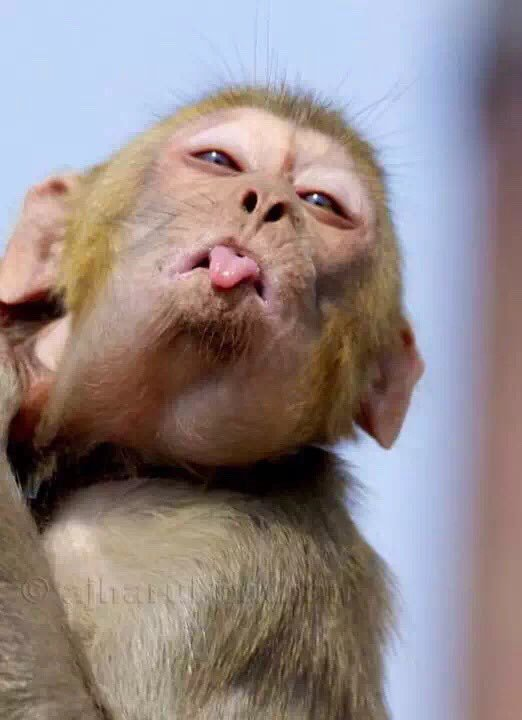
#> input picture 11. Image Registration Using OpenCV/monkey.jpg, 522 x 720 px, found by its file name
$ python image_descriptors.py
#> lines starting #> are read from the running program, lines starting #| are printed output that depends on the picture; after the words box and inside, x2 and y2 are one past the last pixel; in counts of white or black regions, pixels touching at a corner belong together
# Harris
import cv2 as cv
import numpy as np

# [11 lines of commented-out code are left out]
img = cv.imread("monkey.jpg")
#> img is the input picture: shape (720, 522, 3); mean B, G, R 134.6, 134.7, 147.4
gray = cv.cvtColor(img, cv.COLOR_BGR2GRAY)
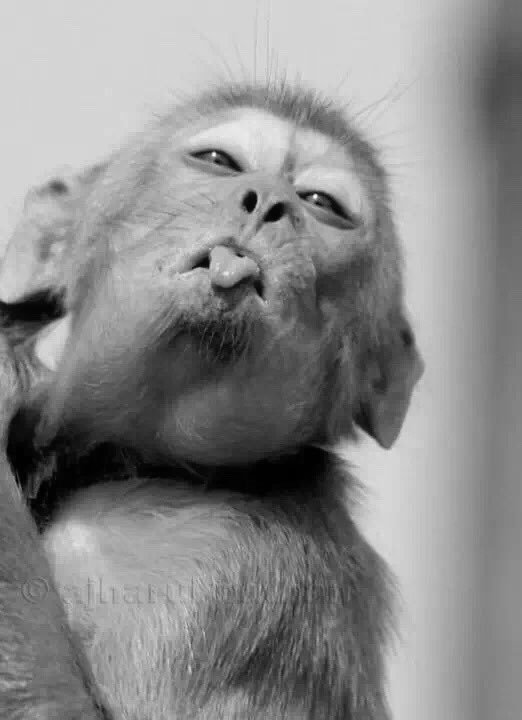
#> gray: shape (720, 522); min 0, max 250, mean 138.5

corners = cv.goodFeaturesToTrack(gray, 25, 0.01, 10)
#> corners = 25 rows, first 8: [315, 195], [214, 153], [208, 268], [264, 301], [243, 255], [192, 268], [296, 192], [210, 250]
corners = np.int32(corners)
#> corners = contour of 25 points, box (x1, y1, x2, y2) (18, 153, 316, 708), area 19062
for i in corners:
	x, y = i.ravel()
	cv.circle(img, (x, y), 3, 255, -1)
#> this loop made 25 passes
#> (x, y) on passes 1 to 12: (315, 195), (214, 153), (208, 268), (264, 301), (243, 255), (192, 268), (296, 192), (210, 250), (241, 170), (249, 212), (18, 483), (305, 198)
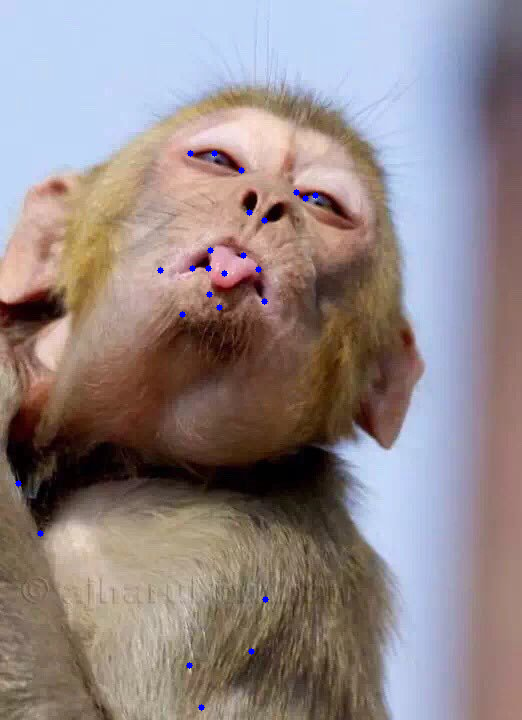
#> img: shape (720, 522, 3); 0.19% of pixels changed, all inside (x1, y1, x2, y2) = (15, 150, 319, 711)
cv.imshow("Shi-Tomasi", img)
cv.waitKey(0)

$ run again, with 11. Image Registration Using OpenCV/rotated.jpg copied over 11. Image Registration Using OpenCV/monkey.jpg
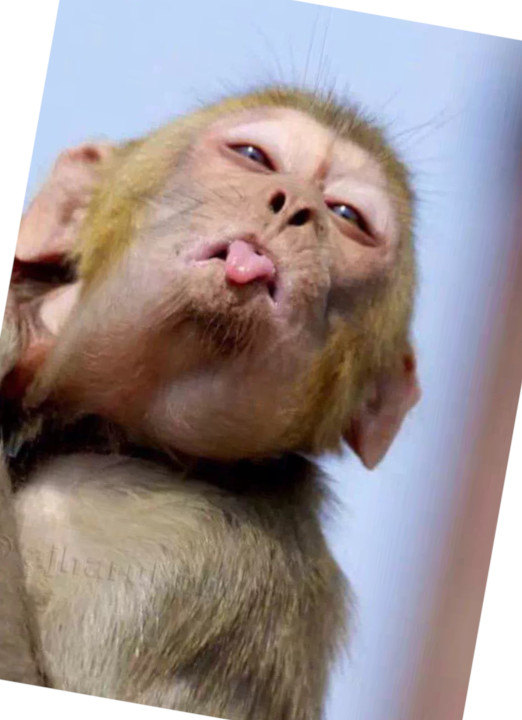
#> input picture 11. Image Registration Using OpenCV/rotated.jpg, 522 x 720 px, found by its file name
#> img is the input picture: shape (720, 522, 3); mean B, G, R 144.5, 144.9, 156.8
#> `gray = cv.cvtColor(img, cv.COLOR_BGR2GRAY)`:
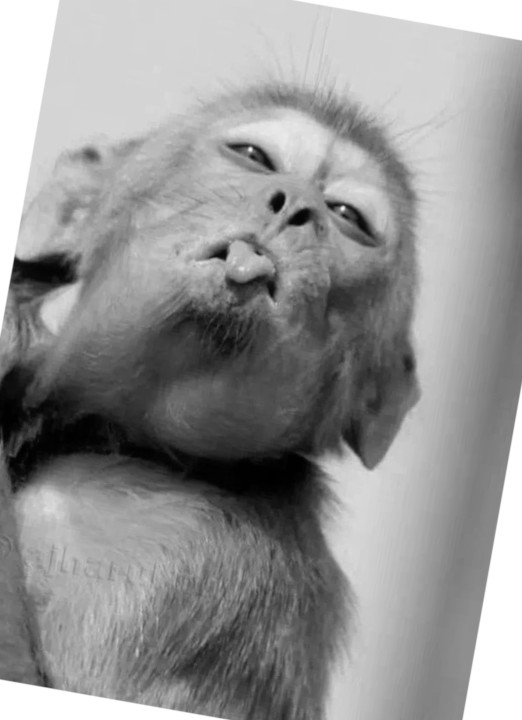
#> gray: shape (720, 522); min 0, max 255, mean 148.4
#> `corners = cv.goodFeaturesToTrack(gray, 25, 0.01, 10)`: corners = 25 rows, first 8: [250, 148], [343, 207], [15, 257], [224, 259], [273, 297], [261, 253], [275, 212], [274, 169]
#> `corners = np.int32(corners)`: corners = contour of 25 points, box (x1, y1, x2, y2) (1, 145, 344, 711), area 16318
#> the loop `for i in corners:` made 25 passes
#> after the loop `for i in corners:`:
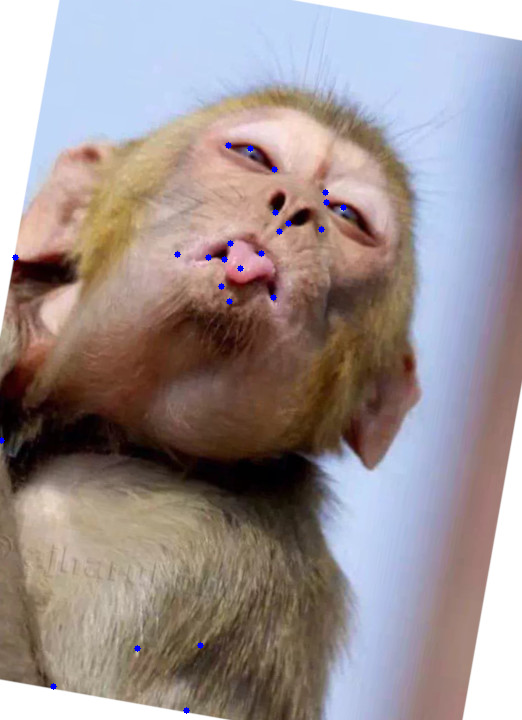
#> img: shape (720, 522, 3); 0.19% of pixels changed, all inside (x1, y1, x2, y2) = (0, 142, 347, 714)

$ run again, with 11. Image Registration Using OpenCV/shear.jpg copied over 11. Image Registration Using OpenCV/monkey.jpg
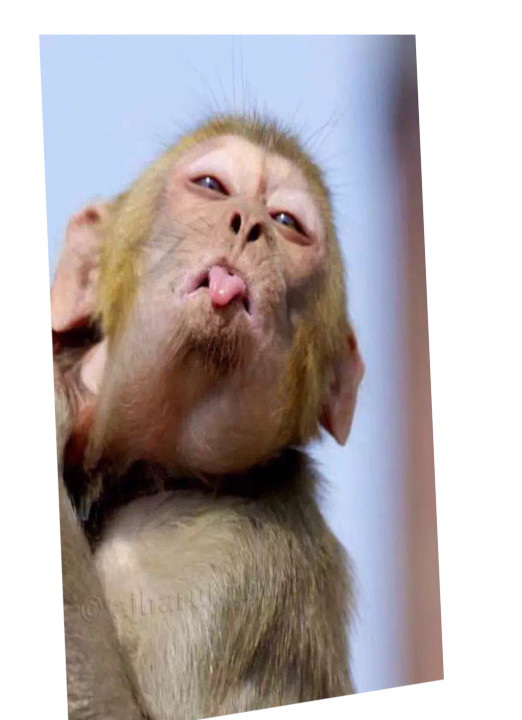
#> input picture 11. Image Registration Using OpenCV/shear.jpg, 522 x 720 px, found by its file name
#> img is the input picture: shape (720, 522, 3); mean B, G, R 173.5, 174, 182.6
#> `gray = cv.cvtColor(img, cv.COLOR_BGR2GRAY)`:
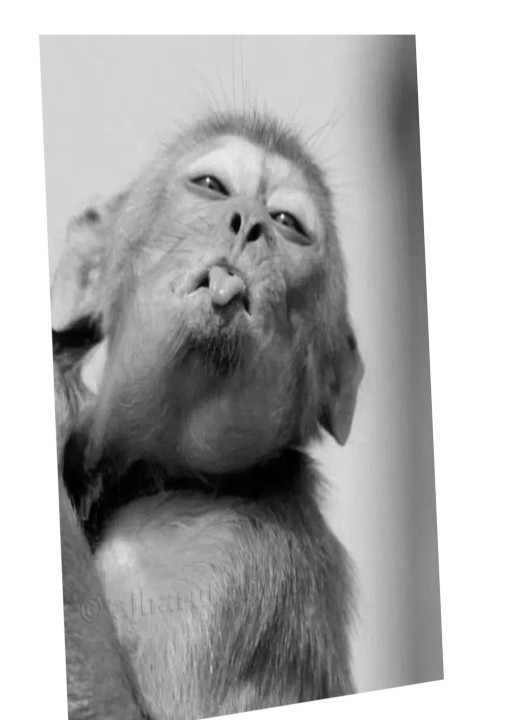
#> gray: shape (720, 522); min 0, max 255, mean 176.6
#> `corners = cv.goodFeaturesToTrack(gray, 25, 0.01, 10)`: corners = 25 rows, first 8: [282, 215], [207, 178], [53, 330], [414, 35], [207, 286], [442, 678], [236, 232], [232, 274]
#> `corners = np.int32(corners)`: corners = contour of 25 points, box (x1, y1, x2, y2) (53, 35, 443, 714), area 56375
#> the loop `for i in corners:` made 25 passes
#> after the loop `for i in corners:`:
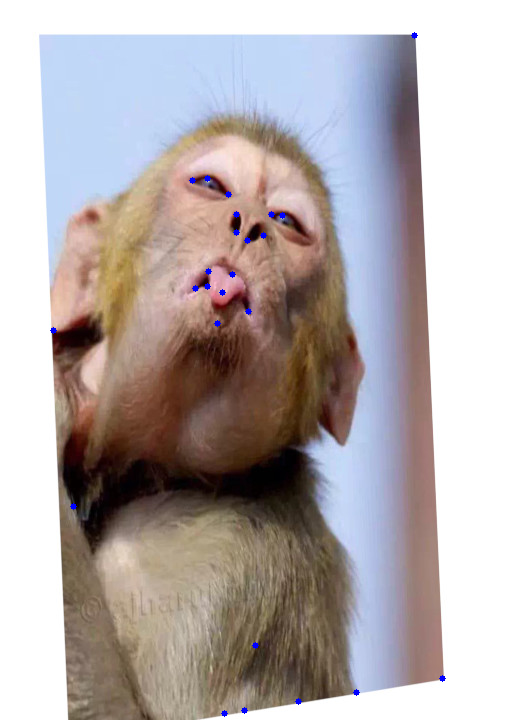
#> img: shape (720, 522, 3); 0.19% of pixels changed, all inside (x1, y1, x2, y2) = (50, 32, 446, 717)
